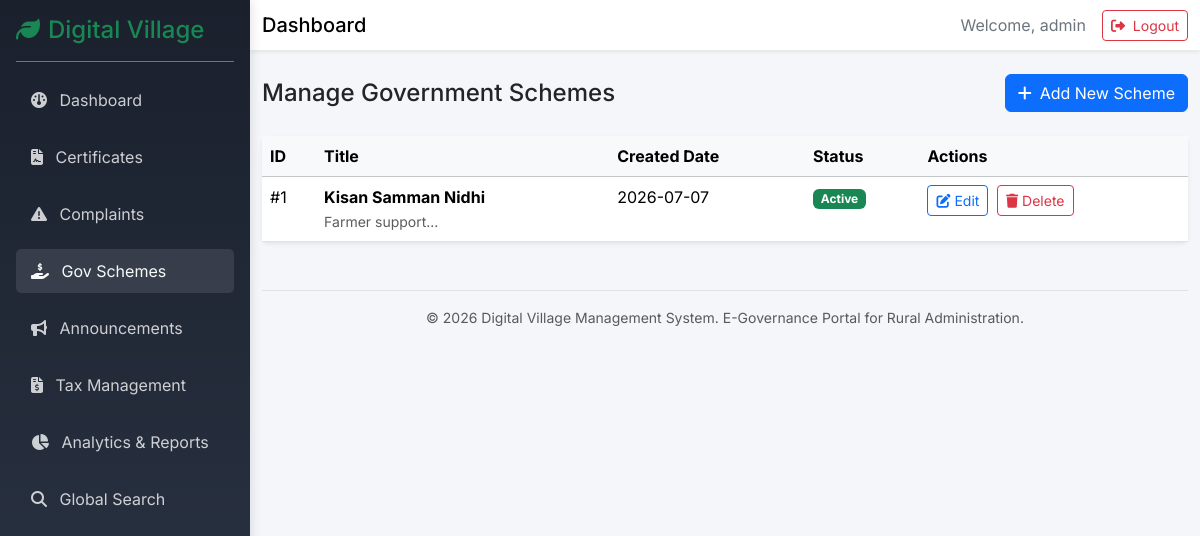
Screenshot of /admin/schemes (signed in) with the database file from the repository.
### models/user.py (models this page shows, shortened)
class User(UserMixin, db.Model):
    __tablename__ = 'users'
    id = db.Column(db.Integer, primary_key=True)
    username = db.Column(db.String(64), index=True, unique=True, nullable=False)
    password_hash = db.Column(db.String(256), nullable=False)
    role = db.Column(db.String(20), nullable=False, default='villager') # 'admin' or 'villager'
    created_at = db.Column(db.DateTime, default=datetime.utcnow)

### models/scheme.py (models this page shows)
class Scheme(db.Model):
    __tablename__ = 'schemes'
    id = db.Column(db.Integer, primary_key=True)
    title = db.Column(db.String(150), nullable=False)
    description = db.Column(db.Text, nullable=False)
    eligibility = db.Column(db.Text, nullable=False)
    benefits = db.Column(db.Text, nullable=False)
    image_filename = db.Column(db.String(255), nullable=True)
    is_active = db.Column(db.Boolean, default=True)
    created_at = db.Column(db.DateTime, default=datetime.utcnow)
    saved_by = db.relationship('Villager', secondary=favourite_schemes, backref=db.backref('favourite_schemes', lazy='dynamic'))

### routes/admin.py (the view)
@admin_bp.route('/schemes')
def schemes():
    all_schemes = Scheme.query.order_by(Scheme.created_at.desc()).all()
    return render_template('admin/schemes.html', schemes=all_schemes)

### routes/admin.py (called while the page is built)
@admin_bp.before_request
@login_required
def check_role():
    if current_user.role != 'admin':
        flash('Access denied. Admin only.', 'danger')
        return redirect(url_for('main.index'))

### templates/admin/schemes.html
{% extends "dashboard_base.html" %}
{% block content %}
<div class="d-flex justify-content-between align-items-center mb-4">
    <h4 class="mb-0">Manage Government Schemes</h4>
    <a href="{{ url_for('admin.add_scheme') }}" class="btn btn-primary">
        <i class="fa-solid fa-plus me-2"></i>Add New Scheme
    </a>
</div>
<div class="card shadow-sm border-0">
    <div class="card-body p-0">
        <div class="table-responsive">
            <table class="table table-hover mb-0">
                <thead class="table-light">
                    <tr>
                        <th>ID</th>
                        <th>Title</th>
                        <th>Created Date</th>
                        <th>Status</th>
                        <th>Actions</th>
                    </tr>
                </thead>
                <tbody>
                    {% for scheme in schemes %}
                    <tr>
                        <td>#{{ scheme.id }}</td>
                        <td>
                            <strong>{{ scheme.title }}</strong>
                            <br><small class="text-muted">{{ scheme.description[:60] }}...</small>
                        </td>
                        <td>{{ scheme.created_at.strftime('%Y-%m-%d') }}</td>
                        <td>
                            {% if scheme.is_active %}
                                <span class="badge bg-success">Active</span>
                            {% else %}
                                <span class="badge bg-secondary">Inactive</span>
                            {% endif %}
                        </td>
                        <td>
                            <a href="{{ url_for('admin.edit_scheme', id=scheme.id) }}" class="btn btn-sm btn-outline-primary me-1">
                                <i class="fa-solid fa-edit"></i> Edit
                            </a>
                            <form action="{{ url_for('admin.delete_scheme', id=scheme.id) }}" method="POST" class="d-inline" onsubmit="return confirm('Are you sure you want to delete this scheme?');">
                                <button type="submit" class="btn btn-sm btn-outline-danger">
                                    <i class="fa-solid fa-trash"></i> Delete
                                </button>
                            </form>
                        </td>
                    </tr>
                    {% else %}
                    <tr>
                        <td colspan="5" class="text-center py-4">No government schemes created yet.</td>
                    </tr>
                    {% endfor %}
                </tbody>
            </table>
        </div>
    </div>
</div>
{% endblock %}

### templates/dashboard_base.html (shortened to what this page needs)
<!DOCTYPE html>
<html lang="en">
<head>
    <link href="https://cdn.jsdelivr.net/npm/bootstrap@5.3.2/dist/css/bootstrap.min.css" rel="stylesheet">
    <link rel="stylesheet" href="https://cdnjs.cloudflare.com/ajax/libs/font-awesome/6.4.0/css/all.min.css">
    <link rel="stylesheet" href="{{ url_for('static', filename='css/style.css') }}">
</head>
<body class="dashboard-body">
    <div class="sidebar bg-dark text-white p-3" id="sidebar">
        <div class="sidebar-header border-bottom border-secondary pb-3 mb-3">
            <h4 class="mb-0 text-success"><i class="fa-solid fa-leaf me-2"></i>Digital Village</h4>
        </div>
        <ul class="nav flex-column sidebar-nav">
            {% if current_user.role == 'villager' %}
            <li class="nav-item mb-2">
                <a class="nav-link text-light {% if request.endpoint == 'villager.dashboard' %}active{% endif %}" href="{{ url_for('villager.dashboard') }}">
                    <i class="fa-solid fa-gauge me-2"></i> Dashboard
                </a>
            </li>
            <li class="nav-item mb-2">
                <a class="nav-link text-light {% if request.endpoint == 'villager.profile' %}active{% endif %}" href="{{ url_for('villager.profile') }}">
                    <i class="fa-solid fa-user me-2"></i> Profile
                </a>
            </li>
            <li class="nav-item mb-2">
                <a class="nav-link text-light {% if 'villager.certificate' in request.endpoint %}active{% endif %}" href="{{ url_for('villager.certificates') }}">
                    <i class="fa-solid fa-file-contract me-2"></i> Certificates
                </a>
            </li>
            <li class="nav-item mb-2">
                <a class="nav-link text-light {% if 'villager.complaint' in request.endpoint %}active{% endif %}" href="{{ url_for('villager.complaints') }}">
                    <i class="fa-solid fa-exclamation-triangle me-2"></i> Complaints
                </a>
            </li>
            <li class="nav-item mb-2">
                <a class="nav-link text-light {% if 'villager.scheme' in request.endpoint or 'villager.favourite' in request.endpoint %}active{% endif %}" href="{{ url_for('villager.schemes') }}">
                    <i class="fa-solid fa-hand-holding-dollar me-2"></i> Gov Schemes
                </a>
            </li>
            <li class="nav-item mb-2">
                <a class="nav-link text-light {% if 'villager.announcement' in request.endpoint %}active{% endif %}" href="{{ url_for('villager.announcements') }}">
                    <i class="fa-solid fa-bullhorn me-2"></i> Announcements
                </a>
            </li>
            <li class="nav-item mb-2">
                <a class="nav-link text-light {% if 'villager.tax' in request.endpoint %}active{% endif %}" href="{{ url_for('villager.taxes') }}">
                    <i class="fa-solid fa-file-invoice-dollar me-2"></i> My Taxes
                </a>
            </li>
            {% elif current_user.role == 'admin' %}
            <li class="nav-item mb-2">
                <a class="nav-link text-light {% if request.endpoint == 'admin.dashboard' %}active{% endif %}" href="{{ url_for('admin.dashboard') }}">
                    <i class="fa-solid fa-gauge me-2"></i> Dashboard
                </a>
            </li>
            <li class="nav-item mb-2">
                <a class="nav-link text-light {% if 'admin.certificate' in request.endpoint %}active{% endif %}" href="{{ url_for('admin.certificates') }}">
                    <i class="fa-solid fa-file-contract me-2"></i> Certificates
                </a>
            </li>
            <li class="nav-item mb-2">
                <a class="nav-link text-light {% if 'admin.complaint' in request.endpoint %}active{% endif %}" href="{{ url_for('admin.complaints') }}">
                    <i class="fa-solid fa-exclamation-triangle me-2"></i> Complaints
                </a>
            </li>
            <li class="nav-item mb-2">
                <a class="nav-link text-light {% if 'admin.scheme' in request.endpoint %}active{% endif %}" href="{{ url_for('admin.schemes') }}">
                    <i class="fa-solid fa-hand-holding-dollar me-2"></i> Gov Schemes
                </a>
            </li>
            <li class="nav-item mb-2">
                <a class="nav-link text-light {% if 'admin.announcement' in request.endpoint %}active{% endif %}" href="{{ url_for('admin.announcements') }}">
                    <i class="fa-solid fa-bullhorn me-2"></i> Announcements
                </a>
            </li>
            <li class="nav-item mb-2">
                <a class="nav-link text-light {% if 'admin.tax' in request.endpoint %}active{% endif %}" href="{{ url_for('admin.taxes') }}">
                    <i class="fa-solid fa-file-invoice-dollar me-2"></i> Tax Management
                </a>
            </li>
            <li class="nav-item mb-2">
                <a class="nav-link text-light {% if 'admin.report' in request.endpoint %}active{% endif %}" href="{{ url_for('admin.reports') }}">
                    <i class="fa-solid fa-chart-pie me-2"></i> Analytics & Reports
                </a>
            </li>
            <li class="nav-item mb-2">
                <a class="nav-link text-light {% if 'admin.search' in request.endpoint %}active{% endif %}" href="{{ url_for('admin.search') }}">
                    <i class="fa-solid fa-search me-2"></i> Global Search
                </a>
            </li>
            {% endif %}
        </ul>
    </div>
    <div class="main-content" id="main-content">
        <nav class="navbar navbar-expand-lg navbar-light bg-white shadow-sm mb-4">
            <div class="container-fluid">
                <span class="navbar-brand mb-0 h1 d-none d-md-block">Dashboard</span>
                <div class="ms-auto d-flex align-items-center">
                    <span class="me-3 text-secondary">Welcome, {{ current_user.username }}</span>
                    <a href="{{ url_for('auth.logout') }}" class="btn btn-outline-danger btn-sm">
                        <i class="fa-solid fa-right-from-bracket me-1"></i> Logout
                    </a>
                </div>
            </div>
        </nav>
        <div class="container-fluid">
            <div class="pb-5">
                {% block content %}{% endblock %}
            </div>
            <footer class="mt-auto py-3 border-top text-center text-muted small">
                <div class="container-fluid">
                    <span>&copy; 2026 Digital Village Management System. E-Governance Portal for Rural Administration.</span>
                </div>
            </footer>
        </div>
    </div>
</body>
</html>

### static/css/style.css (style rules this page uses)
body { background-color: #f8f9fa; font-family: 'Inter', sans-serif; }
.card { transition: transform 0.2s ease, box-shadow 0.2s ease; }
.dashboard-body { display: flex; min-height: 100vh; background-color: #f4f6f9; }
.sidebar { width: 250px; transition: all 0.3s; height: 100vh; position: fixed; top: 0; left: 0; z-index: 1000; }
.sidebar-nav .nav-link { border-radius: 5px; margin-bottom: 5px; padding: 10px 15px; opacity: 0.8; }
.sidebar-nav .nav-link:hover, .sidebar-nav .nav-link.active { background-color: rgba(255,255,255,0.1); opacity: 1; }
.main-content { flex-grow: 1; margin-left: 250px; width: calc(100% - 250px); transition: all 0.3s; min-height: 100vh; }
.card { animation: fadeIn 0.3s ease-in-out; }
.sidebar { background: linear-gradient(180deg, #1a202c 0%, #2d3748 100%) !important; box-shadow: 2px 0 10px rgba(0,0,0,0.1); }

### rows the page displays
User: username "admin"
Scheme: id "1", title "Kisan Samman Nidhi", description "Farmer support", created_at "2026-07-07", is_active "Active"
